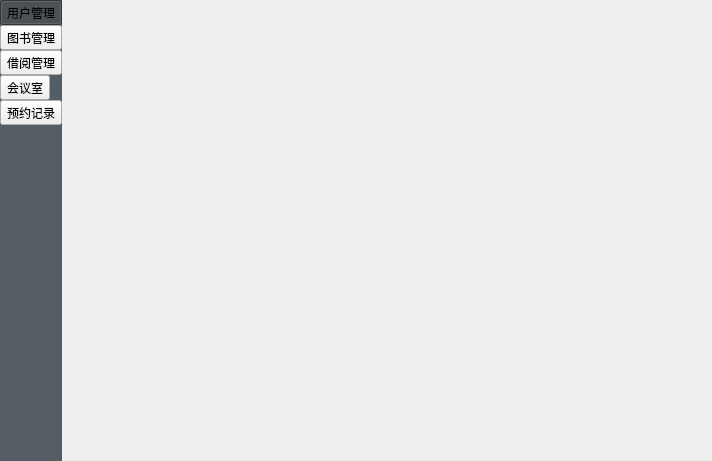
<?xml version="1.0" encoding="UTF-8"?>
<ui version="4.0">
 <class>Widget</class>
 <widget class="QWidget" name="Widget">
  <property name="geometry">
   <rect>
    <x>0</x>
    <y>0</y>
    <width>712</width>
    <height>461</height>
   </rect>
  </property>
  <property name="windowTitle">
   <string>图书馆信息管理系统</string>
  </property>
  <property name="styleSheet">
   <string notr="true">QToolButton[Size=&quot;btn&quot;]{color:white;font:14px '黑体';min-height:32px;min-width:100px;border-radius:4px;background-color:rgb(84,92,100);}
QWidget#cell_main{background-color:rgb(84,92,100);}

QWidget#QStackedWidget{background-color:white;}


</string>
  </property>
  <layout class="QGridLayout" name="gridLayout_2">
   <property name="leftMargin">
    <number>0</number>
   </property>
   <property name="topMargin">
    <number>0</number>
   </property>
   <property name="rightMargin">
    <number>0</number>
   </property>
   <property name="bottomMargin">
    <number>0</number>
   </property>
   <property name="spacing">
    <number>0</number>
   </property>
   <item row="0" column="0">
    <widget class="QWidget" name="cell_main" native="true">
     <property name="styleSheet">
      <string notr="true">QToolButton:checked{background-color:rgb(67,74,80);}</string>
     </property>
     <layout class="QGridLayout" name="gridLayout">
      <property name="leftMargin">
       <number>0</number>
      </property>
      <property name="topMargin">
       <number>0</number>
      </property>
      <property name="rightMargin">
       <number>0</number>
      </property>
      <property name="bottomMargin">
       <number>0</number>
      </property>
      <property name="spacing">
       <number>0</number>
      </property>
      <item row="4" column="0">
       <widget class="QToolButton" name="btn_record">
        <property name="sizePolicy">
         <sizepolicy hsizetype="Fixed" vsizetype="Fixed">
          <horstretch>0</horstretch>
          <verstretch>0</verstretch>
         </sizepolicy>
        </property>
        <property name="text">
         <string>预约记录</string>
        </property>
        <property name="checkable">
         <bool>true</bool>
        </property>
        <property name="Size" stdset="0">
         <string>btn</string>
        </property>
        <attribute name="buttonGroup">
         <string notr="true">buttonGroup</string>
        </attribute>
       </widget>
      </item>
      <item row="2" column="0">
       <widget class="QToolButton" name="btn_sent">
        <property name="sizePolicy">
         <sizepolicy hsizetype="Fixed" vsizetype="Fixed">
          <horstretch>0</horstretch>
          <verstretch>0</verstretch>
         </sizepolicy>
        </property>
        <property name="text">
         <string>借阅管理</string>
        </property>
        <property name="checkable">
         <bool>true</bool>
        </property>
        <property name="Size" stdset="0">
         <string>btn</string>
        </property>
        <attribute name="buttonGroup">
         <string notr="true">buttonGroup</string>
        </attribute>
       </widget>
      </item>
      <item row="3" column="0">
       <widget class="QToolButton" name="btn_meeting">
        <property name="sizePolicy">
         <sizepolicy hsizetype="Fixed" vsizetype="Fixed">
          <horstretch>0</horstretch>
          <verstretch>0</verstretch>
         </sizepolicy>
        </property>
        <property name="text">
         <string>会议室</string>
        </property>
        <property name="checkable">
         <bool>true</bool>
        </property>
        <property name="Size" stdset="0">
         <string>btn</string>
        </property>
        <attribute name="buttonGroup">
         <string notr="true">buttonGroup</string>
        </attribute>
       </widget>
      </item>
      <item row="1" column="0">
       <widget class="QToolButton" name="btn_book">
        <property name="sizePolicy">
         <sizepolicy hsizetype="Fixed" vsizetype="Fixed">
          <horstretch>0</horstretch>
          <verstretch>0</verstretch>
         </sizepolicy>
        </property>
        <property name="text">
         <string>图书管理</string>
        </property>
        <property name="checkable">
         <bool>true</bool>
        </property>
        <property name="Size" stdset="0">
         <string>btn</string>
        </property>
        <attribute name="buttonGroup">
         <string notr="true">buttonGroup</string>
        </attribute>
       </widget>
      </item>
      <item row="0" column="0">
       <widget class="QToolButton" name="btn_user">
        <property name="sizePolicy">
         <sizepolicy hsizetype="Fixed" vsizetype="Fixed">
          <horstretch>0</horstretch>
          <verstretch>0</verstretch>
         </sizepolicy>
        </property>
        <property name="text">
         <string>用户管理</string>
        </property>
        <property name="checkable">
         <bool>true</bool>
        </property>
        <property name="checked">
         <bool>true</bool>
        </property>
        <property name="Size" stdset="0">
         <string>btn</string>
        </property>
        <attribute name="buttonGroup">
         <string notr="true">buttonGroup</string>
        </attribute>
       </widget>
      </item>
      <item row="5" column="0">
       <spacer name="verticalSpacer">
        <property name="orientation">
         <enum>Qt::Vertical</enum>
        </property>
        <property name="sizeHint" stdset="0">
         <size>
          <width>20</width>
          <height>40</height>
         </size>
        </property>
       </spacer>
      </item>
     </layout>
    </widget>
   </item>
   <item row="0" column="1">
    <widget class="QStackedWidget" name="stackedWidget"/>
   </item>
  </layout>
 </widget>
 <resources/>
 <connections/>
 <buttongroups>
  <buttongroup name="buttonGroup"/>
 </buttongroups>
</ui>
